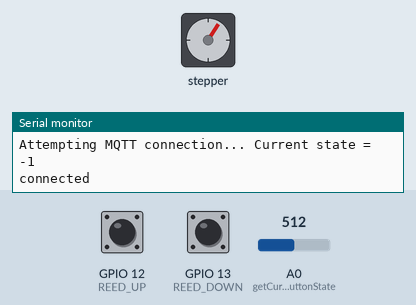
Recording of a program running on a simulated ESP8266 (NodeMCU). Parts: stepper motor, the last lines printed to the serial monitor. The test bench sets the inputs (shaded band); at power-on: A0 (getCurrentButtonState) = 512, GPIO 12 (REED_UP) HIGH, GPIO 13 (REED_DOWN) HIGH. WiFi joins after 1.5 s; servers stay silent unless stated; random numbers use the default seed unless the program sets one; EEPROM starts erased; no MQTT or app messages arrive unless stated; stepper angles assume 4096 steps per turn.

Above: at 2.7 s.
2.8 s: A0 (getCurrentButtonState) set to 710
At 4.48 s:
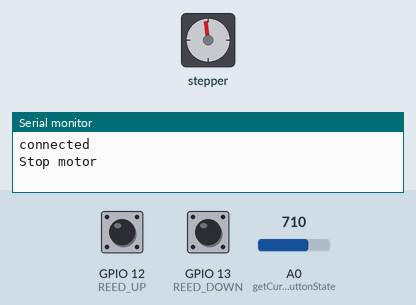
5.8 s: GPIO 12 (REED_UP) pulled LOW for 0.15 s
7.4 s: A0 (getCurrentButtonState) set to 685
At 7.81 s:
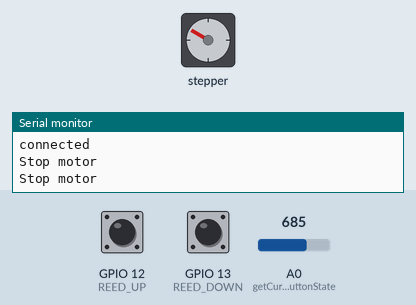
At 8.41 s:
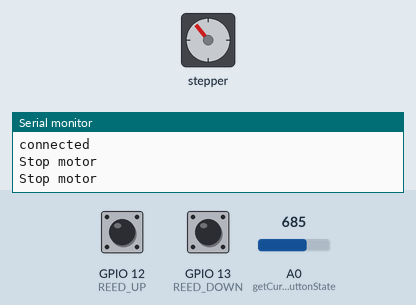
10.4 s: GPIO 13 (REED_DOWN) pulled LOW for 0.15 s
12.0 s: A0 (getCurrentButtonState) set to 716
At 12.95 s:
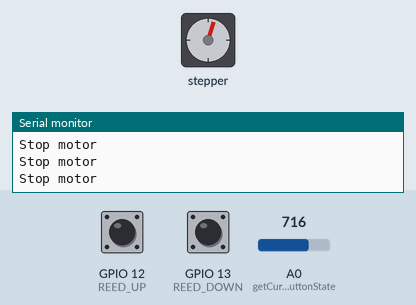
15.0 s: GPIO 12 (REED_UP) pulled LOW for 1 s
Timing chart, 0 to 18.0 s (numbered marks = the images above; inputs shaded):
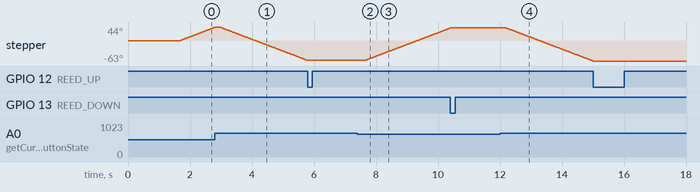

Measured:
- the behaviour switches between 701 and 700 on A0 (getCurrentButtonState) (found by bisection; images 1 and 2)
- after the input at 7.4 s, stepper: keeps turning clockwise at about 37°/s, starting after 0.26 s
- after the input at 12.0 s, stepper: keeps turning counter-clockwise at about 37°/s, starting after 0.21 s

The program:

main.cpp
```cpp
#include <Arduino.h>
#include <AccelStepper.h>
#include <EEPROM.h>
#include <MQTT.h>
#include <PubSubClient.h>
#include <WiFiManager.h> // https://github.com/tzapu/WiFiManager
#include <ESP8266WiFi.h>
#include <ESP8266WebServer.h>
#include <ArduinoOTA.h>
#include <crc.h>

#define EEPROM_START 0

#define MOTOR_PIN_1 2
#define MOTOR_PIN_2 3
#define MOTOR_PIN_3 5
#define MOTOR_PIN_4 4
#define REED_UP 12
#define REED_DOWN 13
#define LONG_PRESS_TIMEOUT 500

WiFiClient wifiClient;
PubSubClient mqttClient(wifiClient);

enum class ButtonState {BTN_UP, BTN_DOWN, BTN_NONE, BTN_UP_LONG, BTN_DOWN_LONG, BTN_RELEASE_LONG};
enum class MotorState {DRIVE_UP, DRIVE_DOWN, STOPPED};
enum class DriveDirection {DRIVE_UP, DRIVE_DOWN, DRIVE_NONE};
enum class EdgePosition {TOP, BOTTOM, MIDDLE};

String device_name = "Cover_" + String(ESP.getChipId());
String topicPrefix = "home/covers/" + device_name;

String availability_topic = topicPrefix + "/availability";
String command_topic = topicPrefix + "/set";
String position_topic = topicPrefix + "/position";

boolean setEEPROM = false;
uint32_t memcrc;
uint8_t *p_memcrc = (uint8_t*)&memcrc;

struct eeprom_data_t {
  char mqtt_server[40];
  char mqtt_port[6];
  char motor_speed[4];
} eeprom_data;

ESP8266WebServer server(80);
WiFiManager wifiManager;

char default_mqtt_server[40] = "";
char default_mqtt_port[6] = "1883";
char default_motor_speed[4] = "300";

uint8_t position_open = 100;
uint8_t position_closed = 0;
uint8_t current_position = 50;
String payload_available = "online";
String payload_not_available = "offline";
String command_open = "OPEN";
String command_close = "CLOSE";
String command_stop = "STOP";

uint16_t motorSpeed;

IPAddress MQTTserver;
// Second and Third pins should be reversed to deal with 28BYJ-48
AccelStepper stepper(AccelStepper::HALF4WIRE, MOTOR_PIN_1, MOTOR_PIN_3, MOTOR_PIN_2, MOTOR_PIN_4);

void readSettingsESP() {
  uint16_t i;
  uint32_t datacrc;
  byte eeprom_data_tmp[sizeof(eeprom_data)];

  EEPROM.begin(sizeof(eeprom_data) + sizeof(memcrc));

  for (i = EEPROM_START; i < EEPROM_START + sizeof(eeprom_data); i++) {
    eeprom_data_tmp[i] = EEPROM.read(i);
  }

  p_memcrc[0] = EEPROM.read(i++);
  p_memcrc[1] = EEPROM.read(i++);
  p_memcrc[2] = EEPROM.read(i++);
  p_memcrc[3] = EEPROM.read(i++);

  datacrc = crc_byte(eeprom_data_tmp, sizeof(eeprom_data_tmp));

  if (memcrc == datacrc) {
    setEEPROM = true;
    memcpy(&eeprom_data, eeprom_data_tmp,  sizeof(eeprom_data));
  } else {
    strncpy(eeprom_data.mqtt_server, default_mqtt_server, sizeof(default_mqtt_server));
    strncpy(eeprom_data.mqtt_port, default_mqtt_port, sizeof(default_mqtt_port));
    strncpy(eeprom_data.motor_speed, default_motor_speed, sizeof(default_motor_speed));
  }
}

void writeSettingsESP() {
  uint16_t i;
  byte eeprom_data_tmp[sizeof(eeprom_data)];

  EEPROM.begin(sizeof(eeprom_data) + sizeof(memcrc));

  memcpy(eeprom_data_tmp, &eeprom_data, sizeof(eeprom_data));

  for (i = EEPROM_START; i < EEPROM_START+sizeof(eeprom_data); i++) {
    EEPROM.write(i, eeprom_data_tmp[i]);
  }
  memcrc = crc_byte(eeprom_data_tmp, sizeof(eeprom_data_tmp));

  EEPROM.write(i++, p_memcrc[0]);
  EEPROM.write(i++, p_memcrc[1]);
  EEPROM.write(i++, p_memcrc[2]);
  EEPROM.write(i++, p_memcrc[3]);

  EEPROM.commit();
}

void configModeCallback (WiFiManager *myWiFiManager) {}

MotorState currentMotorState = MotorState::STOPPED;
DriveDirection prevDriveDirection = DriveDirection::DRIVE_NONE;
EdgePosition rollState;

void setupStepper() {
  stepper.setMaxSpeed(1000.0);
  motorSpeed = atoi(eeprom_data.motor_speed);
}

ICACHE_RAM_ATTR void stop() {
  if (currentMotorState != MotorState::STOPPED) {
    Serial.println("Stop motor");
  }
  currentMotorState = MotorState::STOPPED;
  stepper.stop();
  stepper.disableOutputs();
}

void roll(bool isReversed) {
  int16_t speed = isReversed ? motorSpeed : -motorSpeed;
  if (current_position != 50) {
    current_position = 50;
    char buffer [3];
    mqttClient.publish(position_topic.c_str(), itoa(current_position, buffer, 10));
  }

  stepper.enableOutputs();
  stepper.setSpeed(speed);
  stepper.runSpeed();
}

void rollUp() {
  if (currentMotorState != MotorState::DRIVE_UP) {
    roll(false);
  }
  if (rollState == EdgePosition::BOTTOM) {
    rollState = EdgePosition::MIDDLE;
  }
  currentMotorState = MotorState::DRIVE_UP;
}

void rollDown() {
  if (currentMotorState != MotorState::DRIVE_DOWN) {
    roll(true);
  }
  if (rollState == EdgePosition::TOP) {
    rollState = EdgePosition::MIDDLE;
  }
  currentMotorState = MotorState::DRIVE_DOWN;
}

ICACHE_RAM_ATTR void onOpen() {
  if (currentMotorState == MotorState::DRIVE_UP) {
    stop();
  }

  rollState = EdgePosition::TOP;
  char buffer [3];
  mqttClient.publish(position_topic.c_str(), itoa(position_open, buffer, 10));
  current_position = position_open;
}

ICACHE_RAM_ATTR void onClosed() {
  if (currentMotorState == MotorState::DRIVE_DOWN) {
    stop();
  }

  rollState = EdgePosition::BOTTOM;
  char buffer [3];
  mqttClient.publish(position_topic.c_str(), itoa(position_closed, buffer, 10));
  current_position = position_closed;
}

void setupWiFi() {
  WiFi.hostname(device_name);

  WiFiManager wifiManager;
  // Debug mode on
  // wifiManager.resetSettings();
  wifiManager.setAPCallback(configModeCallback);

  WiFiManagerParameter custom_mqtt_server("server", "mqtt server", eeprom_data.mqtt_server, 40);
  WiFiManagerParameter custom_mqtt_port("port", "mqtt port", eeprom_data.mqtt_port, 6);
  WiFiManagerParameter custom_motor_speed("speed", "motor speed", eeprom_data.motor_speed, 4);

  wifiManager.addParameter(&custom_mqtt_server);
  wifiManager.addParameter(&custom_mqtt_port);
  wifiManager.addParameter(&custom_motor_speed);

  if (!wifiManager.autoConnect(device_name.c_str(), "password")) {
    ESP.reset();
    delay(1000);
  }

  strcpy(eeprom_data.mqtt_server, custom_mqtt_server.getValue());
  strcpy(eeprom_data.mqtt_port, custom_mqtt_port.getValue());
  strcpy(eeprom_data.motor_speed, custom_motor_speed.getValue());

  WiFi.enableAP(0);
}

void mqttCallback(char* topic, byte* payload, uint16_t length) {
  String command;
  for (uint16_t i=0; i < length; i++) {
    command += (char)payload[i];
  }

  if (command == command_open) {
    rollUp();
  } else if (command == command_close) {
    rollDown();
  } else if (command == command_stop) {
    stop();
  }
}

void setupOta() {
  ArduinoOTA.onStart([]() {
    String type;
    if (ArduinoOTA.getCommand() == U_FLASH) {
      type = "sketch";
    } else { // U_FS
      type = "filesystem";
    }
    timer1_detachInterrupt();

    Serial.println("Start updating " + type);
  });
  ArduinoOTA.onEnd([]() {
    Serial.println("\nEnd");
  });

  ArduinoOTA.onProgress([](uint32_t progress, uint32_t total) {
    Serial.printf("Progress: %u%%\r", (progress / (total / 100)));
  });

  ArduinoOTA.onError([](ota_error_t error) {
    Serial.printf("Error[%u]: ", error);
    if (error == OTA_AUTH_ERROR) {
      Serial.println("Auth Failed");
    } else if (error == OTA_BEGIN_ERROR) {
      Serial.println("Begin Failed");
    } else if (error == OTA_CONNECT_ERROR) {
      Serial.println("Connect Failed");
    } else if (error == OTA_RECEIVE_ERROR) {
      Serial.println("Receive Failed");
    } else if (error == OTA_END_ERROR) {
      Serial.println("End Failed");
    }
  });

  ArduinoOTA.begin();
}

void setupMQTTClient() {
  // mqttClient.setServer(eeprom_data.mqtt_server, atoi(eeprom_data.mqtt_port));
  mqttClient.setServer("192.168.2.100", 1883);
  mqttClient.setCallback(mqttCallback);
}

void reconnectMqtt() {
  // Loop until we're reconnected
  while (!mqttClient.connected()) {
    Serial.print("Attempting MQTT connection...");
    Serial.print(" Current state = ");
    Serial.println(mqttClient.state());

    // Attempt to connect
    String client_id = device_name + "_";
    client_id += String(random(0xffff), HEX);
    if (mqttClient.connect(client_id.c_str())) {
      Serial.println("connected");

      mqttClient.publish(availability_topic.c_str(), payload_available.c_str());
      mqttClient.subscribe(command_topic.c_str());
    } else {
      Serial.print("failed, rc=");
      Serial.print(mqttClient.state());
      Serial.println(" try again in 5 seconds");
      // Wait 5 seconds before retrying
      delay(5000);
    }
  }
}

ButtonState prevButtonState = ButtonState::BTN_NONE;
ButtonState currentButtonState = ButtonState::BTN_NONE;
uint64_t prevStateChange = millis();
bool longPressed = false;

ButtonState getCurrentButtonState() {
  uint16_t adc = analogRead(A0);

  if (adc > 700) {
    return ButtonState::BTN_UP;
  }

  if (adc > 300) {
    return ButtonState::BTN_DOWN;
  }

  return ButtonState::BTN_NONE;
}

ButtonState detectLongPress(ButtonState btnState) {
  uint64_t now = millis();
  if (prevButtonState != btnState) {
    if (longPressed) {
      btnState = ButtonState::BTN_RELEASE_LONG;
      longPressed = false;
    }

    prevStateChange = now;
    prevButtonState = btnState;
  }
  uint64_t delta = now - prevStateChange;

  if (delta > LONG_PRESS_TIMEOUT) {
    switch (btnState) {
    case ButtonState::BTN_DOWN:
      btnState = ButtonState::BTN_DOWN_LONG;
      longPressed = true;
      break;

    case ButtonState::BTN_UP:
      btnState = ButtonState::BTN_UP_LONG;
      longPressed = true;

    default:
      break;
    }
  }

  return btnState;
}

ButtonState getControlButtonState() {
  ButtonState _state = getCurrentButtonState();
  return detectLongPress(_state);
}

void driveMotor() {
  switch (currentButtonState) {
    case ButtonState::BTN_UP:
      if (rollState != EdgePosition::TOP) rollUp();
      break;

    case ButtonState::BTN_DOWN:
      if (rollState != EdgePosition::BOTTOM) rollDown();
      break;

    case ButtonState::BTN_RELEASE_LONG:
      stop();
      break;

    case ButtonState::BTN_NONE:
    case ButtonState::BTN_DOWN_LONG:
    case ButtonState::BTN_UP_LONG:
      break;
  }

  switch (currentMotorState) {
    case MotorState::DRIVE_UP:
      roll(false);
      break;
    case MotorState::DRIVE_DOWN:
      roll(true);
      break;

    default:
      break;
  }
}

void ICACHE_RAM_ATTR onTimerISR() {
  currentButtonState = getControlButtonState();
  timer1_write(600000);//12us
}

void setup() {
  Serial.begin(115200, SERIAL_8N1, SERIAL_TX_ONLY);
  motorSpeed = 2000.0;
  Serial.println("BEGIN SETUP");

  readSettingsESP();
  setupWiFi();
  writeSettingsESP();

  setupMQTTClient();
  setupOta();

  Serial.println("CONTINUE SETUP");

  // setupStepper();
  stepper.setMaxSpeed(1000.0);
  motorSpeed = 500.0;

  timer1_attachInterrupt(onTimerISR);
  timer1_enable(TIM_DIV16, TIM_EDGE, TIM_SINGLE);
  timer1_write(600000);

  attachInterrupt(REED_UP, onOpen, FALLING);
  attachInterrupt(REED_DOWN, onClosed, FALLING);
}

void loop() {
  ArduinoOTA.handle();

  if (!mqttClient.connected()) {
    reconnectMqtt();
  }
  mqttClient.loop();

  driveMotor();
}
```

crc.h
```cpp
#include <Arduino.h>

static  uint32_t crc_table[16] = {
  0x00000000, 0x1db71064, 0x3b6e20c8, 0x26d930ac, 0x76dc4190, 0x6b6b51f4, 0x4db26158, 0x5005713c,
  0xedb88320, 0xf00f9344, 0xd6d6a3e8, 0xcb61b38c, 0x9b64c2b0, 0x86d3d2d4, 0xa00ae278, 0xbdbdf21c
};

unsigned long crc_update(unsigned long crc, byte data) {
  byte tbl_idx;
  tbl_idx = crc ^ (data >> (0 * 4));
  crc = pgm_read_dword_near(crc_table + (tbl_idx & 0x0f)) ^ (crc >> 4);
  tbl_idx = crc ^ (data >> (1 * 4));
  crc = pgm_read_dword_near(crc_table + (tbl_idx & 0x0f)) ^ (crc >> 4);
  return crc;
}

unsigned long crc_byte(byte *b, int len) {
  unsigned long crc = ~0L;
  uint16_t i;

  for (i = 0 ; i < len ; i++)
  {
    crc = crc_update(crc, *b++);
  }
  crc = ~crc;
  return crc;
}
```
